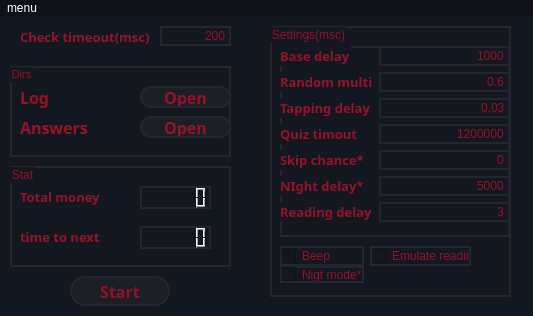
<?xml version="1.0" encoding="UTF-8"?>
<ui version="4.0">
 <class>MainWindow</class>
 <widget class="QMainWindow" name="MainWindow">
  <property name="geometry">
   <rect>
    <x>0</x>
    <y>0</y>
    <width>533</width>
    <height>316</height>
   </rect>
  </property>
  <property name="windowTitle">
   <string>MainWindow</string>
  </property>
  <property name="styleSheet">
   <string notr="true">background-color: rgb(19, 23, 31);
color: white;
</string>
  </property>
  <widget class="QWidget" name="centralwidget">
   <widget class="QPushButton" name="StartBTN">
    <property name="geometry">
     <rect>
      <x>70</x>
      <y>260</y>
      <width>100</width>
      <height>30</height>
     </rect>
    </property>
    <property name="font">
     <font>
      <family>B612</family>
      <pointsize>12</pointsize>
      <weight>75</weight>
      <bold>true</bold>
     </font>
    </property>
    <property name="styleSheet">
     <string notr="true">QPushButton {
	border: 2px solid #24262D;
	border-radius: 15;
	color: #961227;
	background-color: #1C1F26;
}

QPushButton:hover {
	background-color:#961227;
	color: #1C1F26;
}

QPushButton:pressed{
background-color: rgb(125, 14, 33);
}


</string>
    </property>
    <property name="text">
     <string>Start</string>
    </property>
   </widget>
   <widget class="QLabel" name="label_2">
    <property name="geometry">
     <rect>
      <x>20</x>
      <y>10</y>
      <width>162</width>
      <height>22</height>
     </rect>
    </property>
    <property name="font">
     <font>
      <family>B612</family>
      <pointsize>10</pointsize>
      <weight>75</weight>
      <italic>false</italic>
      <bold>true</bold>
     </font>
    </property>
    <property name="styleSheet">
     <string notr="true">color: rgb(150, 18, 39);</string>
    </property>
    <property name="text">
     <string>Check timeout(msc)</string>
    </property>
   </widget>
   <widget class="QLineEdit" name="LE_check_timeout">
    <property name="geometry">
     <rect>
      <x>160</x>
      <y>10</y>
      <width>71</width>
      <height>20</height>
     </rect>
    </property>
    <property name="styleSheet">
     <string notr="true">color: rgb(150, 18, 39);
border: 2px solid #24262d;</string>
    </property>
    <property name="inputMask">
     <string/>
    </property>
    <property name="text">
     <string>200</string>
    </property>
    <property name="maxLength">
     <number>5</number>
    </property>
    <property name="alignment">
     <set>Qt::AlignRight|Qt::AlignTrailing|Qt::AlignVCenter</set>
    </property>
   </widget>
   <widget class="QGroupBox" name="Dirs">
    <property name="geometry">
     <rect>
      <x>10</x>
      <y>50</y>
      <width>221</width>
      <height>91</height>
     </rect>
    </property>
    <property name="font">
     <font>
      <family>MS Shell Dlg 2</family>
      <pointsize>8</pointsize>
      <weight>50</weight>
      <bold>false</bold>
     </font>
    </property>
    <property name="styleSheet">
     <string notr="true">	border: 2px solid #24262D;
	color: #961227;</string>
    </property>
    <property name="title">
     <string>Dirs</string>
    </property>
    <widget class="QPushButton" name="OpenLogBTN">
     <property name="geometry">
      <rect>
       <x>130</x>
       <y>20</y>
       <width>91</width>
       <height>22</height>
      </rect>
     </property>
     <property name="font">
      <font>
       <family>B612</family>
       <pointsize>12</pointsize>
       <weight>75</weight>
       <bold>true</bold>
      </font>
     </property>
     <property name="styleSheet">
      <string notr="true">QPushButton {
	border: 2px solid #24262D;
	border-radius: 11;
	color: #961227;
	background-color: #1C1F26;
}

QPushButton:hover {
	background-color:#961227;
	color: #1C1F26;
}

QPushButton:pressed{
background-color: rgb(125, 14, 33);
}


</string>
     </property>
     <property name="text">
      <string>Open</string>
     </property>
    </widget>
    <widget class="QLabel" name="label_3">
     <property name="geometry">
      <rect>
       <x>10</x>
       <y>20</y>
       <width>71</width>
       <height>22</height>
      </rect>
     </property>
     <property name="font">
      <font>
       <family>B612</family>
       <pointsize>12</pointsize>
       <weight>75</weight>
       <italic>false</italic>
       <bold>true</bold>
      </font>
     </property>
     <property name="styleSheet">
      <string notr="true">color: rgb(150, 18, 39);
border: 0px solid #24262D;</string>
     </property>
     <property name="text">
      <string>Log</string>
     </property>
    </widget>
    <widget class="QLabel" name="label_6">
     <property name="geometry">
      <rect>
       <x>10</x>
       <y>50</y>
       <width>71</width>
       <height>22</height>
      </rect>
     </property>
     <property name="font">
      <font>
       <family>B612</family>
       <pointsize>12</pointsize>
       <weight>75</weight>
       <italic>false</italic>
       <bold>true</bold>
      </font>
     </property>
     <property name="styleSheet">
      <string notr="true">color: rgb(150, 18, 39);
	border: 0px solid #24262D;
	</string>
     </property>
     <property name="text">
      <string>Answers</string>
     </property>
    </widget>
    <widget class="QPushButton" name="OpenAnswBTN">
     <property name="geometry">
      <rect>
       <x>130</x>
       <y>50</y>
       <width>91</width>
       <height>22</height>
      </rect>
     </property>
     <property name="font">
      <font>
       <family>B612</family>
       <pointsize>12</pointsize>
       <weight>75</weight>
       <bold>true</bold>
      </font>
     </property>
     <property name="styleSheet">
      <string notr="true">QPushButton {
	border: 2px solid #24262D;
	border-radius: 11;
	color: #961227;
	background-color: #1C1F26;
}

QPushButton:hover {
	background-color:#961227;
	color: #1C1F26;
}

QPushButton:pressed{
background-color: rgb(125, 14, 33);
}


</string>
     </property>
     <property name="text">
      <string>Open</string>
     </property>
    </widget>
   </widget>
   <widget class="QGroupBox" name="Stat">
    <property name="geometry">
     <rect>
      <x>10</x>
      <y>150</y>
      <width>221</width>
      <height>101</height>
     </rect>
    </property>
    <property name="styleSheet">
     <string notr="true">	border: 2px solid #24262D;
	color: #961227;</string>
    </property>
    <property name="title">
     <string>Stat</string>
    </property>
    <widget class="QLCDNumber" name="lcd_total">
     <property name="geometry">
      <rect>
       <x>130</x>
       <y>20</y>
       <width>71</width>
       <height>23</height>
      </rect>
     </property>
     <property name="styleSheet">
      <string notr="true"/>
     </property>
     <property name="smallDecimalPoint">
      <bool>false</bool>
     </property>
     <property name="digitCount">
      <number>6</number>
     </property>
     <property name="intValue" stdset="0">
      <number>0</number>
     </property>
    </widget>
    <widget class="QLabel" name="label_5">
     <property name="geometry">
      <rect>
       <x>10</x>
       <y>60</y>
       <width>91</width>
       <height>21</height>
      </rect>
     </property>
     <property name="font">
      <font>
       <family>B612</family>
       <pointsize>10</pointsize>
       <weight>75</weight>
       <italic>false</italic>
       <bold>true</bold>
      </font>
     </property>
     <property name="styleSheet">
      <string notr="true">color: rgb(150, 18, 39);
border: 0px solid #24262D;</string>
     </property>
     <property name="text">
      <string>time to next</string>
     </property>
    </widget>
    <widget class="QLCDNumber" name="lcd_timer">
     <property name="geometry">
      <rect>
       <x>130</x>
       <y>60</y>
       <width>71</width>
       <height>23</height>
      </rect>
     </property>
     <property name="styleSheet">
      <string notr="true"/>
     </property>
     <property name="smallDecimalPoint">
      <bool>false</bool>
     </property>
     <property name="digitCount">
      <number>6</number>
     </property>
     <property name="intValue" stdset="0">
      <number>0</number>
     </property>
    </widget>
    <widget class="QLabel" name="label_4">
     <property name="geometry">
      <rect>
       <x>10</x>
       <y>20</y>
       <width>91</width>
       <height>21</height>
      </rect>
     </property>
     <property name="font">
      <font>
       <family>B612</family>
       <pointsize>10</pointsize>
       <weight>75</weight>
       <italic>false</italic>
       <bold>true</bold>
      </font>
     </property>
     <property name="styleSheet">
      <string notr="true">color: rgb(150, 18, 39);
	border: 0px solid #24262D;</string>
     </property>
     <property name="text">
      <string>Total money</string>
     </property>
    </widget>
   </widget>
   <widget class="QGroupBox" name="Stat_3">
    <property name="geometry">
     <rect>
      <x>270</x>
      <y>10</y>
      <width>241</width>
      <height>271</height>
     </rect>
    </property>
    <property name="styleSheet">
     <string notr="true">	border: 2px solid #24262D;
	color: #961227;</string>
    </property>
    <property name="title">
     <string>Settings(msc)</string>
    </property>
    <widget class="QCheckBox" name="CB_beep">
     <property name="geometry">
      <rect>
       <x>10</x>
       <y>220</y>
       <width>84</width>
       <height>20</height>
      </rect>
     </property>
     <property name="text">
      <string>Beep</string>
     </property>
     <property name="checked">
      <bool>false</bool>
     </property>
     <property name="tristate">
      <bool>false</bool>
     </property>
    </widget>
    <widget class="QWidget" name="layoutWidget">
     <property name="geometry">
      <rect>
       <x>10</x>
       <y>20</y>
       <width>230</width>
       <height>191</height>
      </rect>
     </property>
     <layout class="QFormLayout" name="formLayout_2">
      <item row="0" column="0">
       <widget class="QLabel" name="label_13">
        <property name="font">
         <font>
          <family>B612</family>
          <pointsize>10</pointsize>
          <weight>75</weight>
          <italic>false</italic>
          <bold>true</bold>
         </font>
        </property>
        <property name="styleSheet">
         <string notr="true">color: rgb(150, 18, 39);
	border: 0px solid #24262D;</string>
        </property>
        <property name="text">
         <string>Base delay</string>
        </property>
       </widget>
      </item>
      <item row="0" column="1">
       <widget class="QLineEdit" name="LE_delay_after_detecting">
        <property name="styleSheet">
         <string notr="true">color: rgb(150, 18, 39);
border: 2px solid #24262d;</string>
        </property>
        <property name="inputMask">
         <string/>
        </property>
        <property name="text">
         <string>1000</string>
        </property>
        <property name="maxLength">
         <number>5</number>
        </property>
        <property name="alignment">
         <set>Qt::AlignRight|Qt::AlignTrailing|Qt::AlignVCenter</set>
        </property>
       </widget>
      </item>
      <item row="1" column="0">
       <widget class="QLabel" name="label_14">
        <property name="font">
         <font>
          <family>B612</family>
          <pointsize>10</pointsize>
          <weight>75</weight>
          <italic>false</italic>
          <bold>true</bold>
         </font>
        </property>
        <property name="styleSheet">
         <string notr="true">color: rgb(150, 18, 39);
	border: 0px solid #24262D;</string>
        </property>
        <property name="text">
         <string>Random multi</string>
        </property>
       </widget>
      </item>
      <item row="1" column="1">
       <widget class="QLineEdit" name="LE_random_multi">
        <property name="styleSheet">
         <string notr="true">color: rgb(150, 18, 39);
border: 2px solid #24262d;</string>
        </property>
        <property name="inputMask">
         <string/>
        </property>
        <property name="text">
         <string>0.6</string>
        </property>
        <property name="maxLength">
         <number>5</number>
        </property>
        <property name="alignment">
         <set>Qt::AlignRight|Qt::AlignTrailing|Qt::AlignVCenter</set>
        </property>
       </widget>
      </item>
      <item row="2" column="0">
       <widget class="QLabel" name="label_15">
        <property name="font">
         <font>
          <family>B612</family>
          <pointsize>10</pointsize>
          <weight>75</weight>
          <italic>false</italic>
          <bold>true</bold>
         </font>
        </property>
        <property name="styleSheet">
         <string notr="true">color: rgb(150, 18, 39);
	border: 0px solid #24262D;</string>
        </property>
        <property name="text">
         <string>Tapping delay</string>
        </property>
       </widget>
      </item>
      <item row="2" column="1">
       <widget class="QLineEdit" name="LE_tapping_delay">
        <property name="styleSheet">
         <string notr="true">color: rgb(150, 18, 39);
border: 2px solid #24262d;</string>
        </property>
        <property name="inputMask">
         <string/>
        </property>
        <property name="text">
         <string>0.03</string>
        </property>
        <property name="maxLength">
         <number>5</number>
        </property>
        <property name="alignment">
         <set>Qt::AlignRight|Qt::AlignTrailing|Qt::AlignVCenter</set>
        </property>
       </widget>
      </item>
      <item row="3" column="0">
       <widget class="QLabel" name="label_16">
        <property name="font">
         <font>
          <family>B612</family>
          <pointsize>10</pointsize>
          <weight>75</weight>
          <italic>false</italic>
          <bold>true</bold>
         </font>
        </property>
        <property name="styleSheet">
         <string notr="true">color: rgb(150, 18, 39);
	border: 0px solid #24262D;</string>
        </property>
        <property name="text">
         <string>Quiz timout</string>
        </property>
       </widget>
      </item>
      <item row="3" column="1">
       <widget class="QLineEdit" name="LE_quiz_timeout">
        <property name="styleSheet">
         <string notr="true">color: rgb(150, 18, 39);
border: 2px solid #24262d;</string>
        </property>
        <property name="inputMask">
         <string/>
        </property>
        <property name="text">
         <string>1200000</string>
        </property>
        <property name="maxLength">
         <number>12</number>
        </property>
        <property name="cursorPosition">
         <number>7</number>
        </property>
        <property name="alignment">
         <set>Qt::AlignRight|Qt::AlignTrailing|Qt::AlignVCenter</set>
        </property>
       </widget>
      </item>
      <item row="4" column="0">
       <widget class="QLabel" name="label_17">
        <property name="font">
         <font>
          <family>B612</family>
          <pointsize>10</pointsize>
          <weight>75</weight>
          <italic>false</italic>
          <bold>true</bold>
         </font>
        </property>
        <property name="styleSheet">
         <string notr="true">color: rgb(150, 18, 39);
	border: 0px solid #24262D;</string>
        </property>
        <property name="text">
         <string>Skip chance*</string>
        </property>
       </widget>
      </item>
      <item row="4" column="1">
       <widget class="QLineEdit" name="LE_skip_chance">
        <property name="styleSheet">
         <string notr="true">color: rgb(150, 18, 39);
border: 2px solid #24262d;</string>
        </property>
        <property name="inputMask">
         <string/>
        </property>
        <property name="text">
         <string>0</string>
        </property>
        <property name="maxLength">
         <number>5</number>
        </property>
        <property name="alignment">
         <set>Qt::AlignRight|Qt::AlignTrailing|Qt::AlignVCenter</set>
        </property>
       </widget>
      </item>
      <item row="5" column="0">
       <widget class="QLabel" name="label_18">
        <property name="font">
         <font>
          <family>B612</family>
          <pointsize>10</pointsize>
          <weight>75</weight>
          <italic>false</italic>
          <bold>true</bold>
         </font>
        </property>
        <property name="styleSheet">
         <string notr="true">color: rgb(150, 18, 39);
	border: 0px solid #24262D;</string>
        </property>
        <property name="text">
         <string>NIght delay* </string>
        </property>
       </widget>
      </item>
      <item row="5" column="1">
       <widget class="QLineEdit" name="LE_night_delay">
        <property name="styleSheet">
         <string notr="true">color: rgb(150, 18, 39);
border: 2px solid #24262d;</string>
        </property>
        <property name="inputMask">
         <string/>
        </property>
        <property name="text">
         <string>5000</string>
        </property>
        <property name="maxLength">
         <number>5</number>
        </property>
        <property name="alignment">
         <set>Qt::AlignRight|Qt::AlignTrailing|Qt::AlignVCenter</set>
        </property>
       </widget>
      </item>
      <item row="6" column="1">
       <widget class="QLineEdit" name="LE_reading_delay">
        <property name="styleSheet">
         <string notr="true">color: rgb(150, 18, 39);
border: 2px solid #24262d;</string>
        </property>
        <property name="inputMask">
         <string/>
        </property>
        <property name="text">
         <string>3</string>
        </property>
        <property name="maxLength">
         <number>5</number>
        </property>
        <property name="alignment">
         <set>Qt::AlignRight|Qt::AlignTrailing|Qt::AlignVCenter</set>
        </property>
       </widget>
      </item>
      <item row="6" column="0">
       <widget class="QLabel" name="label_19">
        <property name="font">
         <font>
          <family>B612</family>
          <pointsize>10</pointsize>
          <weight>75</weight>
          <italic>false</italic>
          <bold>true</bold>
         </font>
        </property>
        <property name="styleSheet">
         <string notr="true">color: rgb(150, 18, 39);
	border: 0px solid #24262D;</string>
        </property>
        <property name="text">
         <string>Reading delay</string>
        </property>
       </widget>
      </item>
     </layout>
    </widget>
    <widget class="QCheckBox" name="CB_night_mode">
     <property name="geometry">
      <rect>
       <x>10</x>
       <y>240</y>
       <width>84</width>
       <height>17</height>
      </rect>
     </property>
     <property name="text">
      <string>Nigt mode*</string>
     </property>
    </widget>
    <widget class="QCheckBox" name="CB_Emulate_reading">
     <property name="geometry">
      <rect>
       <x>100</x>
       <y>220</y>
       <width>101</width>
       <height>20</height>
      </rect>
     </property>
     <property name="text">
      <string>Emulate reading</string>
     </property>
     <property name="checked">
      <bool>false</bool>
     </property>
     <property name="tristate">
      <bool>false</bool>
     </property>
    </widget>
   </widget>
  </widget>
  <widget class="QMenuBar" name="menubar">
   <property name="geometry">
    <rect>
     <x>0</x>
     <y>0</y>
     <width>533</width>
     <height>18</height>
    </rect>
   </property>
   <property name="styleSheet">
    <string notr="true">QMenuBar { 
	background-color:#0f1219;
    spacing: 3px; /* spacing between menu bar items */
	
}

QMenuBar::item {
    padding: 1px 4px;
    background: transparent;
   	border-radius: 4px;
}


QMenuBar::item:pressed {
    background: rgb(150, 18, 39);
	color: White;
}

QMenuBar::item:selected  {
    background: rgb(125, 14, 33);
	color: White;
}</string>
   </property>
   <widget class="QMenu" name="menu">
    <property name="styleSheet">
     <string notr="true">QMenu {
    background-color: #1c1f26 ; /* sets background of the menu */
    border: 1px solid #1c1f26;
}

QMenu::item {
    /* sets background of menu item. set this to something non-transparent
        if you want menu color and menu item color to be different */
    background-color: transparent;
}

QMenu::item:selected { /* when user selects item using mouse or keyboard */
    background-color: #961227;
	color : white;
}</string>
    </property>
    <property name="title">
     <string>menu</string>
    </property>
    <addaction name="A_Save"/>
    <addaction name="A_Load"/>
   </widget>
   <addaction name="menu"/>
  </widget>
  <action name="actionSettings">
   <property name="text">
    <string>Settings</string>
   </property>
  </action>
  <action name="actionSave">
   <property name="text">
    <string>Save</string>
   </property>
  </action>
  <action name="actionLoad">
   <property name="text">
    <string>Load</string>
   </property>
  </action>
  <action name="actionm_hv">
   <property name="text">
    <string>m.hv</string>
   </property>
  </action>
  <action name="A_Save">
   <property name="text">
    <string>Save</string>
   </property>
  </action>
  <action name="A_Load">
   <property name="text">
    <string>Load</string>
   </property>
  </action>
 </widget>
 <resources/>
 <connections/>
</ui>
